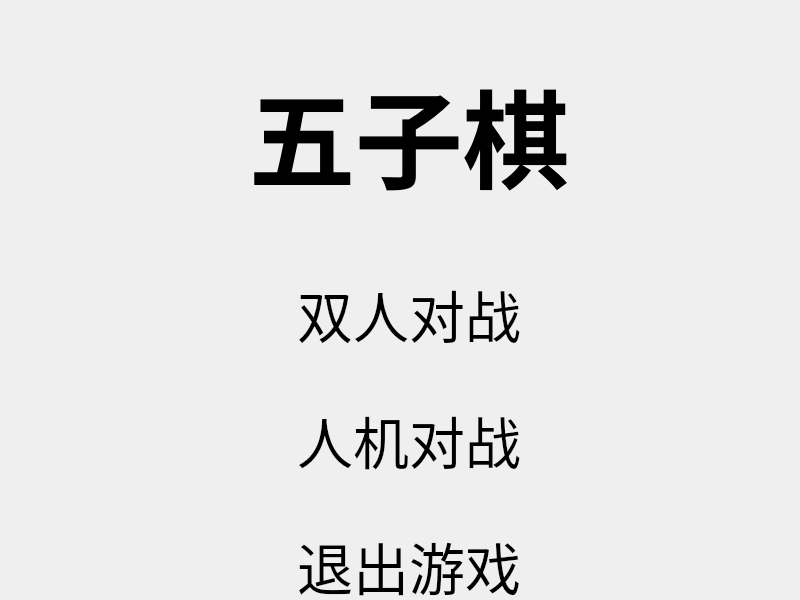
<?xml version="1.0" encoding="UTF-8"?>
<ui version="4.0">
 <class>MainWindow</class>
 <widget class="QMainWindow" name="MainWindow">
  <property name="geometry">
   <rect>
    <x>0</x>
    <y>0</y>
    <width>800</width>
    <height>600</height>
   </rect>
  </property>
  <property name="minimumSize">
   <size>
    <width>800</width>
    <height>600</height>
   </size>
  </property>
  <property name="windowTitle">
   <string>五子棋</string>
  </property>
  <property name="windowIcon">
   <iconset resource="res.qrc">
    <normaloff>:/new/prefix1/image/icon.jpg</normaloff>:/new/prefix1/image/icon.jpg</iconset>
  </property>
  <property name="styleSheet">
   <string notr="true"/>
  </property>
  <widget class="QWidget" name="centralwidget">
   <property name="enabled">
    <bool>true</bool>
   </property>
   <property name="minimumSize">
    <size>
     <width>800</width>
     <height>600</height>
    </size>
   </property>
   <property name="styleSheet">
    <string notr="true">#centralwidget{border-image: url(:/new/prefix1/image/boki.jpg);}</string>
   </property>
   <layout class="QGridLayout" name="gridLayout">
    <item row="0" column="0">
     <widget class="QLabel" name="title">
      <property name="sizePolicy">
       <sizepolicy hsizetype="Preferred" vsizetype="Preferred">
        <horstretch>0</horstretch>
        <verstretch>0</verstretch>
       </sizepolicy>
      </property>
      <property name="minimumSize">
       <size>
        <width>800</width>
        <height>250</height>
       </size>
      </property>
      <property name="font">
       <font>
        <family>宋体</family>
        <pointsize>80</pointsize>
        <bold>true</bold>
       </font>
      </property>
      <property name="mouseTracking">
       <bool>false</bool>
      </property>
      <property name="tabletTracking">
       <bool>false</bool>
      </property>
      <property name="text">
       <string>五子棋</string>
      </property>
      <property name="textFormat">
       <enum>Qt::AutoText</enum>
      </property>
      <property name="alignment">
       <set>Qt::AlignCenter</set>
      </property>
     </widget>
    </item>
    <item row="1" column="0">
     <widget class="QWidget" name="widget_2" native="true">
      <property name="minimumSize">
       <size>
        <width>800</width>
        <height>350</height>
       </size>
      </property>
      <layout class="QGridLayout" name="gridLayout_2">
       <item row="1" column="1">
        <spacer name="verticalSpacer_2">
         <property name="orientation">
          <enum>Qt::Vertical</enum>
         </property>
         <property name="sizeType">
          <enum>QSizePolicy::Preferred</enum>
         </property>
         <property name="sizeHint" stdset="0">
          <size>
           <width>20</width>
           <height>60</height>
          </size>
         </property>
        </spacer>
       </item>
       <item row="3" column="1">
        <spacer name="verticalSpacer_3">
         <property name="orientation">
          <enum>Qt::Vertical</enum>
         </property>
         <property name="sizeType">
          <enum>QSizePolicy::Preferred</enum>
         </property>
         <property name="sizeHint" stdset="0">
          <size>
           <width>20</width>
           <height>60</height>
          </size>
         </property>
        </spacer>
       </item>
       <item row="5" column="1">
        <spacer name="verticalSpacer">
         <property name="orientation">
          <enum>Qt::Vertical</enum>
         </property>
         <property name="sizeType">
          <enum>QSizePolicy::Preferred</enum>
         </property>
         <property name="sizeHint" stdset="0">
          <size>
           <width>20</width>
           <height>16</height>
          </size>
         </property>
        </spacer>
       </item>
       <item row="0" column="1">
        <widget class="QPushButton" name="pvp">
         <property name="minimumSize">
          <size>
           <width>400</width>
           <height>80</height>
          </size>
         </property>
         <property name="font">
          <font>
           <family>隶书</family>
           <pointsize>42</pointsize>
          </font>
         </property>
         <property name="focusPolicy">
          <enum>Qt::StrongFocus</enum>
         </property>
         <property name="autoFillBackground">
          <bool>false</bool>
         </property>
         <property name="text">
          <string>双人对战</string>
         </property>
         <property name="checkable">
          <bool>false</bool>
         </property>
         <property name="flat">
          <bool>true</bool>
         </property>
        </widget>
       </item>
       <item row="2" column="1">
        <widget class="QPushButton" name="pvc">
         <property name="minimumSize">
          <size>
           <width>400</width>
           <height>80</height>
          </size>
         </property>
         <property name="font">
          <font>
           <family>隶书</family>
           <pointsize>42</pointsize>
          </font>
         </property>
         <property name="text">
          <string>人机对战</string>
         </property>
         <property name="flat">
          <bool>true</bool>
         </property>
        </widget>
       </item>
       <item row="4" column="1">
        <widget class="QPushButton" name="quit">
         <property name="minimumSize">
          <size>
           <width>400</width>
           <height>80</height>
          </size>
         </property>
         <property name="font">
          <font>
           <family>隶书</family>
           <pointsize>42</pointsize>
          </font>
         </property>
         <property name="text">
          <string>退出游戏</string>
         </property>
         <property name="flat">
          <bool>true</bool>
         </property>
        </widget>
       </item>
      </layout>
     </widget>
    </item>
   </layout>
  </widget>
 </widget>
 <resources>
  <include location="res.qrc"/>
 </resources>
 <connections/>
</ui>
